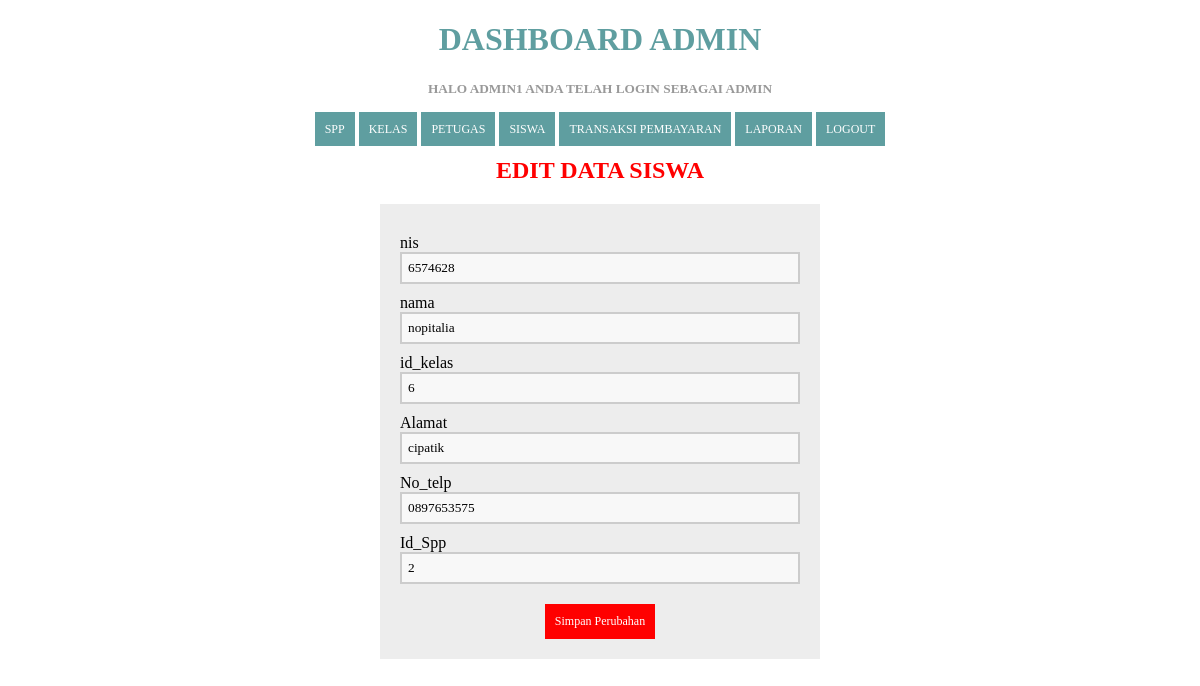
Screenshot of /edit_siswa.php?id=0832948 (signed in) with the database file from the repository.
### tables this page shows
CREATE TABLE `siswa` (
  `nisn` varchar(11) NOT NULL,
  `nis` varchar(11) NOT NULL,
  `nama` varchar(35) NOT NULL,
  `id_kelas` int(11) NOT NULL,
  `alamat` text NOT NULL,
  `no_telp` varchar(13) NOT NULL,
  `id_spp` int(11) NOT NULL
);

### edit_siswa.php (the view, shortened to what this page needs)
<?php
include 'koneksi.php';
  if (isset($_GET['id'])) {
    $id = ($_GET["id"]);
    $query = "SELECT * FROM siswa WHERE nisn='$id'";
    $result = mysqli_query($koneksi, $query);
    $data = mysqli_fetch_assoc($result);
  } else {
    echo "<script>alert('Masukkan data nisn.');window.location='siswa.php';</script>";
  }
  ?>
<!DOCTYPE html>
<html>
  <head>
  </head>
<body>
  <?php
  include ('header.php');
?>
      <center>
        <h2>Edit Data Siswa</h2>
      <center>
      <form method="POST" action="proses_editsiswa.php" enctype="multipart/form-data" >
      <section class="base">
          <div>
          <label>nis</label>
         <input type="text" name="nis" value="<?php echo $data['nis']; ?>" required=""/>
        </div>
        <div>
          <label>nama</label>
         <input type="text" name="nama" value="<?php echo $data['nama']; ?>" required=""/>
        </div>
         <div>
          <label>id_kelas</label>
         <input type="text" name="id_kelas" value="<?php echo $data['id_kelas']; ?>" required=""/>
        </div>
         <div>
          <label>Alamat</label>
         <input type="text" name="alamat" value="<?php echo $data['alamat']; ?>" required=""/>
        </div>
        <div>
          <label>No_telp</label>
         <input type="text" name="no_telp" value="<?php echo $data['no_telp']; ?>" required=""/>
        </div>
         <div>
          <label>Id_Spp</label>
         <input type="text" name="id_spp" value="<?php echo $data['id_spp']; ?>" required=""/>
        </div>
        <div>
         <button type="submit">Simpan Perubahan</button>
        </div>
        </section>
      </form>
</body>
</html>

### edit_siswa.php (style rules this page uses)
* { font-family: "Trebuchet MS"; }
h2 { text-transform: uppercase; color: red; }
button { background-color: red; color: #fff; padding: 10px; text-decoration: none; font-size: 12px; border: 0px; margin-top: 20px; }
label { margin-top: 10px; float: left; text-align: left; width: 100%; }
input { padding: 6px; width: 100%; box-sizing: border-box; background: #f8f8f8; border: 2px solid #ccc; outline-color: grey; }
div { width: 100%; height: auto; }
.base { width: 400px; height: auto; padding: 20px; margin-left: auto; margin-right: auto; background: #ededed; }

### Header.php (style rules this page uses)
* { font-family: "Trebuchet MS"; }

### rows the page displays
siswa: nis "6574628", nama "nopitalia", id_kelas "6", alamat "cipatik", no_telp "0897653575", id_spp "2"

### other values shown
$_SESSION['username'] "ADMIN1"
$_SESSION['level'] "ADMIN"
